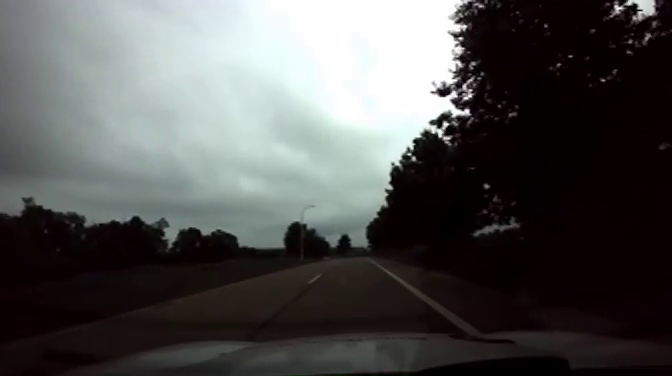
#> input picture frame 32 of Lab 1 Data_Trim.mp4, 672 x 376 px
$ jupyter execute --allow-errors 'Final Lab 1 ish.ipynb'
#> lines starting #> are read from the running program, lines starting #| are printed output that depends on the picture; after the words box and inside, x2 and y2 are one past the last pixel; in counts of white or black regions, pixels touching at a corner belong together
#> further down, frame is the input picture: shape (376, 672, 3); mean B, G, R 81, 81.9, 82
[cell 1]
import cv2 as cv
import numpy as np
import matplotlib.pyplot as plt

def do_canny(frame):
    # Converts frame to grayscale because we only need the luminance channel for detecting edges - less computationally expensive
    gray = cv.cvtColor(frame, cv.COLOR_BGR2GRAY)
    # Applies a 5x5 gaussian blur with deviation of 0 to frame - not mandatory since Canny will do this for us
    blur = cv.GaussianBlur(gray, (3, 3), 0)
    # Applies Canny edge detector with minVal of 50 and maxVal of 150
    canny = cv.Canny(blur, 50, 150)
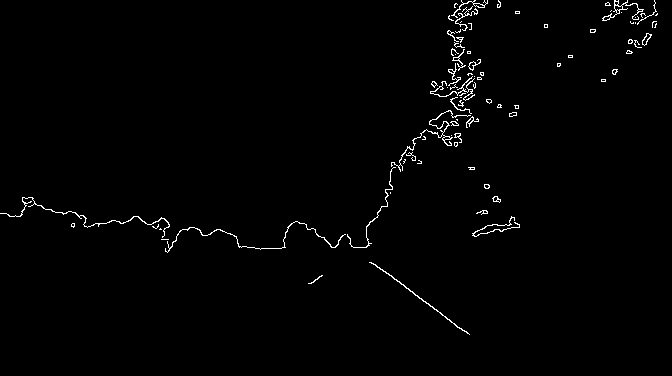
#> canny: shape (376, 672); 1.2% white in thin lines or dots, all inside (x1, y1, x2, y2) = (0, 0, 658, 335)
    return canny

def do_segment(frame):
    # Since an image is a multi-directional array containing the relative intensities of each pixel in the image, we can use frame.shape to return a tuple: [number of rows, number of columns, number of channels] of the dimensions of the frame
    # frame.shape[0] give us the number of rows of pixels the frame has. Since height begins from 0 at the top, the y-coordinate of the bottom of the frame is its height
    height = frame.shape[0]
#> height = 376
    #print(frame.shape)
    # Creates a triangular polygon for the mask defined by three (x, y)
    #coordinates (376, 672)
    polygons = np.array([
                            [(150, 330), (600, 330),(400,190), (300, 190)]
                        ])
    mask = np.zeros_like(frame)
    cv.fillPoly(mask, polygons, 255)
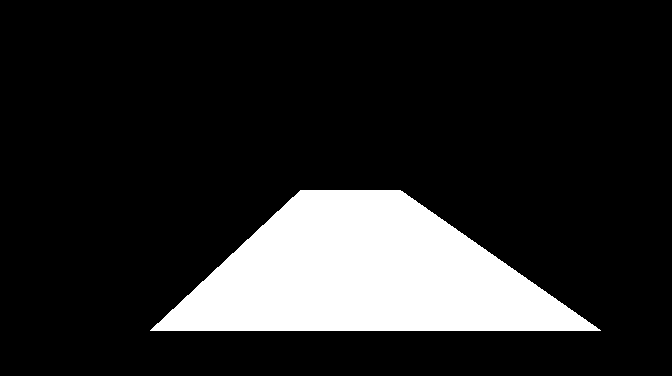
#> mask: shape (376, 672); 15.4% white; 1 white region, box (x1, y1, x2, y2) and area: (150, 190, 601, 331) 38961
    # Bitwise operation between canny image and mask image
    masked_image = cv.bitwise_and(frame, mask)
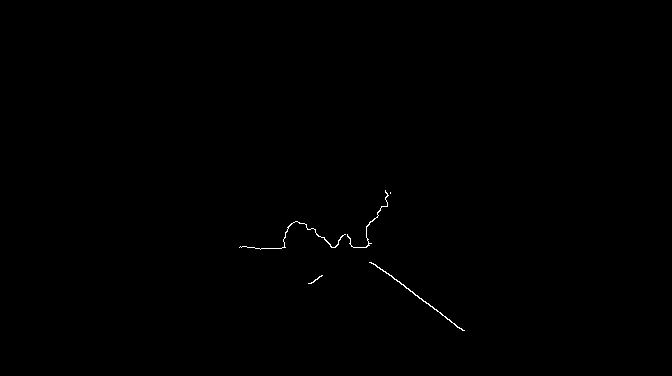
#> masked_image: shape (376, 672); 0.19% white in thin lines or dots, all inside (x1, y1, x2, y2) = (239, 190, 465, 331)
#> `hough = cv.HoughLinesP(segment, 7, np.pi / 180, 100, np.array([]), min..`: hough = [[370, 262, 403, 284]]
    return masked_image

def calculate_lines(frame, lines, left_line_previous, right_line_previous):
    # Empty arrays to store the coordinates of the left and right lines
    left = []
    right = []
    #print(lines)
    # Loops through every detected line
    for line in lines:
        # Reshapes line from 2D array to 1D array
        x1, y1, x2, y2 = line.reshape(4)
        # Fits a linear polynomial to the x and y coordinates and returns a vector of coefficients which describe the slope and y-intercept
        parameters = np.polyfit((x1, x2), (y1, y2), 1)
        slope = parameters[0]
        y_intercept = parameters[1]
        # If slope is negative, the line is to the left of the lane, and otherwise, the line is to the right of the lane
        if slope < 0:
            left.append((slope, y_intercept))
        else:
            right.append((slope, y_intercept))
#> this loop made 1 pass
#> (x1, y1, x2, y2, slope, y_intercept) on pass 1: (370, 262, 403, 284, 0.667, 15.33)
#> after the loop, left = []; right = [(0.667, 15.33)]

    if len(left) == 0:
        left_line = left_line_previous
    else:
        left_avg = np.average(left, axis = 0)
        left_line = calculate_coordinates(frame, left_avg)
    if len(right) == 0:
        right_line = right_line_previous
    else:
        right_avg = np.average(right, axis = 0)
#> right_avg = [0.667, 15.33]
        right_line = calculate_coordinates(frame, right_avg)

    return left_line, right_line

def calculate_coordinates(frame, parameters):
    slope, intercept = parameters
#> slope = 0.667; intercept = 15.33
    # Sets initial y-coordinate as height from top down (bottom of the frame)
    y1 = frame.shape[0]
#> y1 = 376
    # Sets final y-coordinate as 150 above the bottom of the frame
    y2 = int(y1 - 150)
#> y2 = 226
    # Sets initial x-coordinate as (y1 - b) / m since y1 = mx1 + b
    x1 = int((y1 - intercept) / slope)
#> x1 = 540
    # Sets final x-coordinate as (y2 - b) / m since y2 = mx2 + b
    x2 = int((y2 - intercept) / slope)
#> x2 = 316
    return np.array([x1, y1, x2, y2])

def visualize_lines(frame, lines):
    # Creates an image filled with zero intensities with the same dimensions as the frame
    lines_visualize = np.zeros_like(frame)
    # Checks if any lines are detected
    if lines is not None:
        for x1, y1, x2, y2 in lines:
            # Draws lines between two coordinates with green color and 5 thickness
            cv.line(lines_visualize, (x1, y1), (x2, y2), (0, 255, 0), 5)
    return lines_visualize

# The video feed is read in as a VideoCapture object
cap = cv.VideoCapture(r"Lab 1 Data_Trim.mp4")
left_line_previous = None
right_line_previous = None

# Frame size
frame_width = int(cap.get(cv.CAP_PROP_FRAME_WIDTH))
frame_height= int(cap.get(cv.CAP_PROP_FRAME_HEIGHT))

# save the post processed video to new file as name "output.avi"
out = cv.VideoWriter('Lab1_output.mp4',cv.VideoWriter_fourcc('m','p','4','v'), 20, (frame_width ,frame_height))


#> (the rest of this cell did not finish here and is left out)

#> in calculate_lines, `right_line = calculate_coordinates(frame, right_avg)`: right_line = [540, 376, 316, 226]
            left_line_previous = left_line
            right_line_previous = right_line
            # Visualizes the lines
            lines_visualize = visualize_lines(frame, np.array([left_line, right_line]))

            # Overlays lines on frame by taking their weighted sums and adding an arbitrary scalar value of 1 as the gamma argument
            output = cv.addWeighted(frame, 0.9, lines_visualize, 1, 1)
            # show the processed frames as video in new window
            cv.imshow("Lane Detection", output)
            #save the post process frames to new video file
            out.write(output)

        # Opens a new window and displays the output frame
        # Frames are read by intervals of 20 milliseconds. The programs breaks out of the while loop when the user presses the 'q' key
            if cv.waitKey(20) & 0xFF == ord('q'):
                break
        else:
            print("No line Present")
    else:
        break
# The following frees up resources and closes all windows
cap.release()
out.release()
cv.destroyAllWindows()

$ run again, starting later in the video
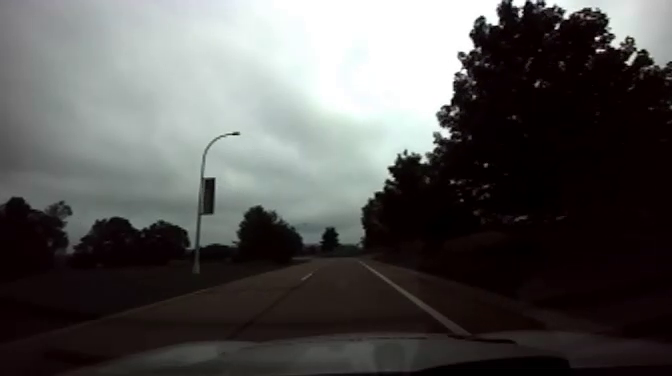
#> input picture frame 144 of Lab 1 Data_Trim.mp4, 672 x 376 px
#> frame is the input picture: shape (376, 672, 3); mean B, G, R 83.5, 84.7, 85.8
#> in do_canny, `canny = cv.Canny(blur, 50, 150)`:
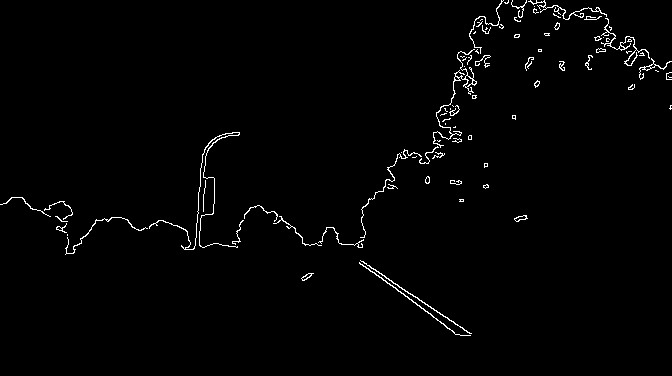
#> canny: shape (376, 672); 1.5% white in thin lines or dots, all inside (x1, y1, x2, y2) = (0, 0, 672, 336)
#> mask: shape (376, 672); 15.4% white; 1 white region, box (x1, y1, x2, y2) and area: (150, 190, 601, 331) 38961
#> in do_segment, `masked_image = cv.bitwise_and(frame, mask)`:
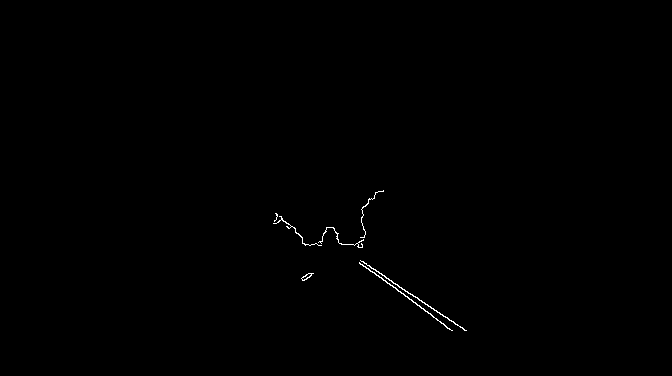
#> masked_image: shape (376, 672); 0.25% white in thin lines or dots, all inside (x1, y1, x2, y2) = (273, 190, 467, 331)
#> hough = [[359, 263, 432, 315], [362, 261, 465, 330]]
#> the loop in calculate_lines, `for line in lines:` made 2 passes
#> (x1, y1, x2, y2, slope, y_intercept) on passes 1 to 2: (359, 263, 432, 315, 0.712, 7.27), (362, 261, 465, 330, 0.67, 18.5)
#> after the loop in calculate_lines, `for line in lines:`: left = []; right = [(0.712, 7.27), (0.67, 18.5)]
#> right_avg = [0.691, 12.88]
#> in calculate_coordinates, `slope, intercept = parameters`: slope = 0.691; intercept = 12.88
#> in calculate_coordinates, `x1 = int((y1 - intercept) / slope)`: x1 = 525
#> in calculate_coordinates, `x2 = int((y2 - intercept) / slope)`: x2 = 308
#> in calculate_lines, `right_line = calculate_coordinates(frame, right_avg)`: right_line = [525, 376, 308, 226]

$ run again, starting later in the video
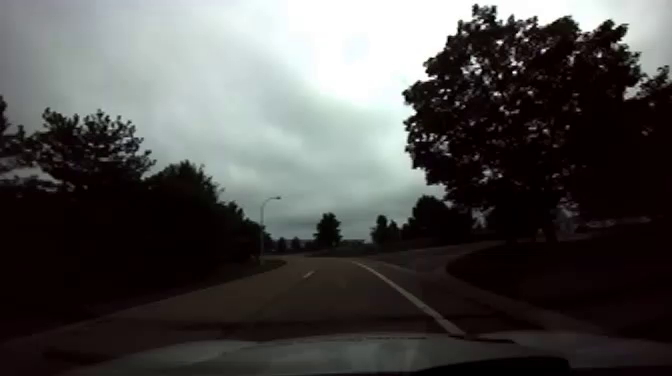
#> input picture frame 256 of Lab 1 Data_Trim.mp4, 672 x 376 px
#> frame is the input picture: shape (376, 672, 3); mean B, G, R 75.5, 76.7, 77.9
#> in do_canny, `canny = cv.Canny(blur, 50, 150)`:
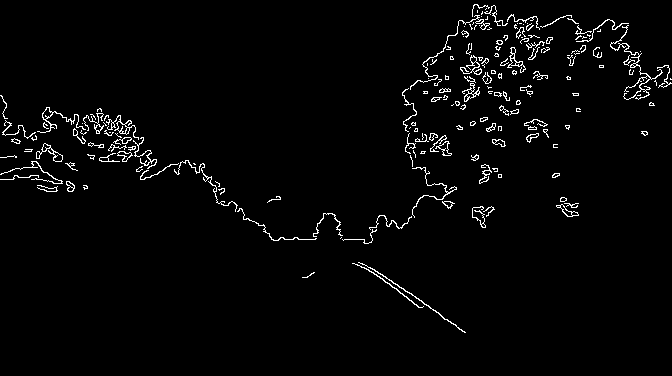
#> canny: shape (376, 672); 2.5% white in thin lines or dots, all inside (x1, y1, x2, y2) = (0, 4, 672, 333)
#> mask: shape (376, 672); 15.4% white; 1 white region, box (x1, y1, x2, y2) and area: (150, 190, 601, 331) 38961
#> in do_segment, `masked_image = cv.bitwise_and(frame, mask)`:
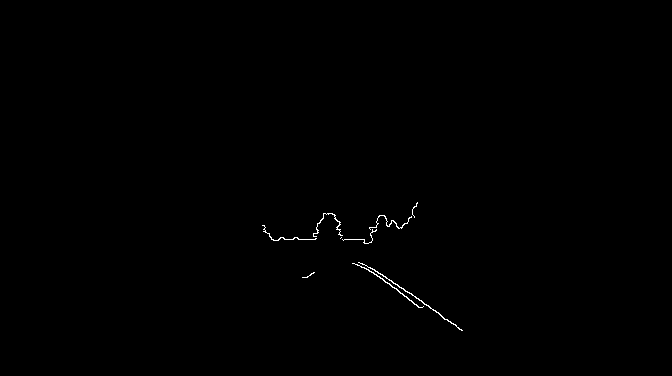
#> masked_image: shape (376, 672); 0.25% white in thin lines or dots, all inside (x1, y1, x2, y2) = (262, 202, 463, 331)
#> hough = [[378, 273, 415, 296], [357, 264, 396, 288], [393, 283, 429, 306]]
#> the loop in calculate_lines, `for line in lines:` made 3 passes
#> (x1, y1, x2, y2, slope, y_intercept) on passes 1 to 3: (378, 273, 415, 296, 0.622, 38.03), (357, 264, 396, 288, 0.615, 44.31), (393, 283, 429, 306, 0.639, 31.92)
#> after the loop in calculate_lines, `for line in lines:`: left = []; right = [(0.622, 38.03), (0.615, 44.31), (0.639, 31.92)]
#> right_avg = [0.625, 38.08]
#> in calculate_coordinates, `slope, intercept = parameters`: slope = 0.625; intercept = 38.08
#> in calculate_coordinates, `x1 = int((y1 - intercept) / slope)`: x1 = 540
#> in calculate_coordinates, `x2 = int((y2 - intercept) / slope)`: x2 = 300
#> in calculate_lines, `right_line = calculate_coordinates(frame, right_avg)`: right_line = [540, 376, 300, 226]
